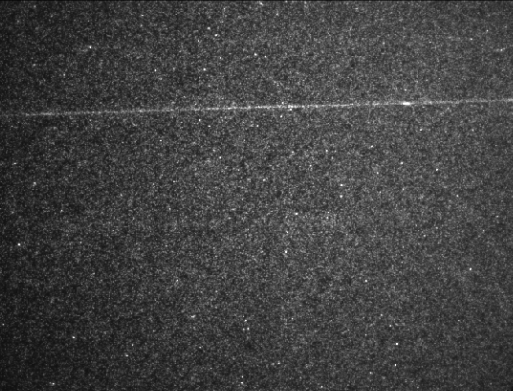
#> input picture TestSpectrum1.png, 513 x 391 px
$ python AutoFitSpectrum.py
#> lines starting #> are read from the running program, lines starting #| are printed output that depends on the picture; long printed decimals are rounded
import imageio, math
import numpy as np
from matplotlib import pyplot as plt
from sklearn.linear_model import RANSACRegressor
from sklearn.metrics import (r2_score, mean_absolute_error)
from scipy.signal import savgol_filter

image = imageio.imread('TestSpectrum1.png', as_gray=True)
#> image is the input picture: shape (391, 513) float32; min 11, max 255, mean 65.7

fig, ax = plt.subplots(figsize=(10,6))
# ax = fig.add_subplot(111)


y,x = np.indices(image.shape)


mae = []
scores = []
roll_ransac = []
m_ransac = []
b_ransac = []

for i in range(1,200,5):

	ax.set_xlim(0,500)
	ax.set_ylim(0,500)
	axins = ax.inset_axes([0.0,0.75,0.3,0.25] )#Left, Bottom, Width, Height

	valid_z = (y.ravel()>0) & (image.ravel()>(50+i))
	x_valid = x.ravel()[valid_z]
	y_valid = y.ravel()[valid_z]
	z_valid = image.ravel()[valid_z]
	print(len(z_valid))

	if len(z_valid) > 100:
		sc1 = ax.scatter(x_valid,y_valid, color='yellowgreen', marker='.')
		sc2 = ax.scatter(x_valid,y_valid, color='gold', marker='.')

		ransac = RANSACRegressor(residual_threshold=5).fit(x_valid.reshape(-1,1), y_valid.reshape(-1,1), sample_weight=z_valid**5)
		# ransac.fit(x_valid.reshape(-1,1), y_valid.reshape(-1,1), sample_weight=z_valid**2)
		inlier_mask = ransac.inlier_mask_
		outlier_mask = np.logical_not(inlier_mask)

		line_X = np.arange(x_valid.min(), x_valid.max())[:,np.newaxis]
		line_y_ransac = ransac.predict(line_X)

		prediction = ransac.predict(x_valid.reshape(-1,1))
		# print(ransac.score(x_valid.reshape(-1,1), y_valid.reshape(-1,1)))
		# print(mean_absolute_error(y_valid,prediction))

		mae.append(mean_absolute_error(y_valid,prediction))
		scores.append(ransac.score(x_valid.reshape(-1,1), y_valid.reshape(-1,1)))
		# ax.scatter(x_valid, y_valid, c=z_valid, alpha=0.2, s=20, edgecolor='none', cmap=plt.cm.jet)
		# ax.scatter(x_valid[inlier_mask], y_valid[inlier_mask], color="yellowgreen", marker='.')
		# ax.scatter(x_valid[outlier_mask], y_valid[outlier_mask], color='gold', marker='.')

		sc1.set_offsets(np.c_[x_valid[inlier_mask], y_valid[inlier_mask]])
		sc2.set_offsets(np.c_[x_valid[outlier_mask], y_valid[outlier_mask]])


		z = np.polyfit(x_valid,y_valid, w=z_valid, deg=1)
		p = np.poly1d(z)

		x_plot = np.linspace(x_valid.min(), x_valid.max(), 100)
		y_plot = p(x_plot)

		ax.plot(x_plot, y_plot, '-r', lw=2, label='Poly fit')

		ax.plot(line_X, line_y_ransac, label='RANSAC fit')

		ax.legend(loc='upper right')

		roll_ransac.append(math.degrees(math.atan2((line_y_ransac.max()-line_y_ransac.min()),(line_X.max()-line_X.min()))))
		b_ransac.append(line_y_ransac.max()-((line_y_ransac.max()-line_y_ransac.min())/(line_X.max()-line_X.min()))*line_X.max())
		axins.plot(mae)
	else:
		break
	# print(line_y_ransac.max()-((line_y_ransac.max()-line_y_ransac.min())/(line_X.max()-line_X.min()))*line_X.max())
	plt.axis('equal')

	fig.canvas.draw_idle()
	plt.pause(0.01)
	ax.cla()
#> this loop made 32 passes
#> z on passes 1 to 12: [0.000967, 173.4], [-0.00611, 173], [-0.0143, 172.4], [-0.0233, 172.3], [-0.032, 172.2], [-0.0393, 172], [-0.0447, 171.4], [-0.0478, 170.4], [-0.0468, 168.3], [-0.0536, 168.9], [-0.0539, 167.8], [-0.056, 167.3]
#| 145478
#| 128667
#| 110483
#| 91692
#| 73608
#| 57730
#| 43930
#| 32786
#> (further printed lines are left out)
#> pass 1, `plt.pause(0.01)`:
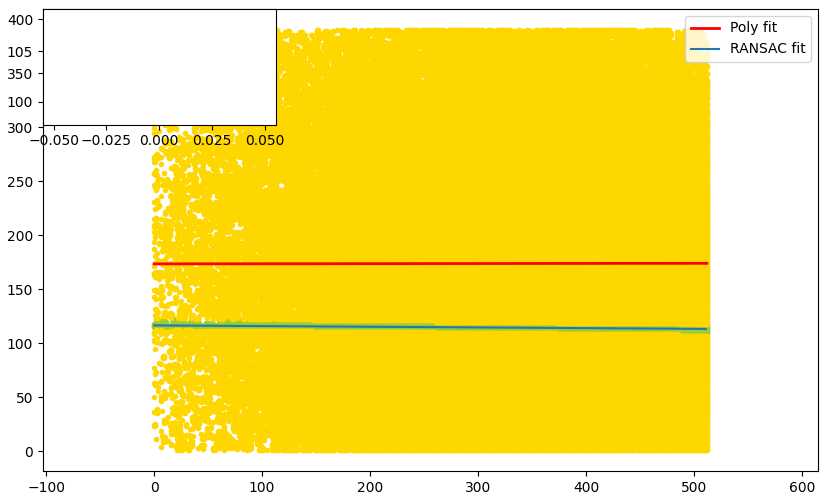
#> figure drawn by matplotlib, 1 panel; curve peaks at x = 512, y = 173.9; curve peaks at x = 0, y = 116.4
#> pass 2, `plt.pause(0.01)`:
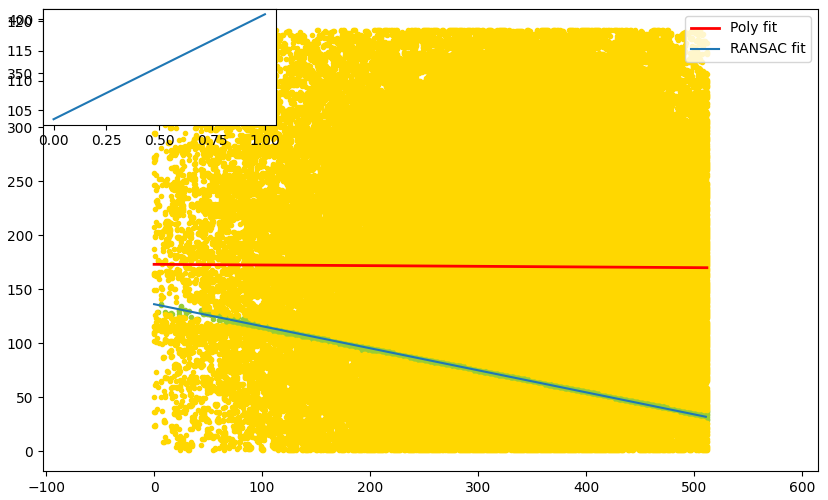
#> figure drawn by matplotlib, 1 panel; curve peaks at x = 0, y = 173; curve peaks at x = 0, y = 136.1
#> after the loop, b_ransac = 31 values, max 113.2 at index 0, min 31.78 at index 1, mean 95.99; mae = 31 values, max 121.2 at index 1, min 51.66 at index 20, mean 69.45; roll_ransac = 31 values, max 19.23 at index 7, min 0.365 at index 0, mean 2.97; scores = 31 values, max -0.094 at index 2, min -1.1 at index 1, mean -0.314

	# plt.show()
axins.axvline(10)
plt.waitforbuttonpress()

print(roll_ransac[np.argmin(savgol_filter(mae,21,2))])
#| 1.400

plt.figure()
plt.plot(savgol_filter(mae,21,2))
plt.show()
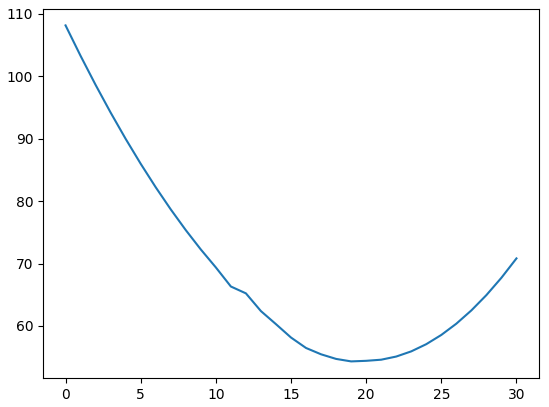
#> figure drawn by matplotlib, 1 panel; curve peaks at x = 0, y = 108.1
